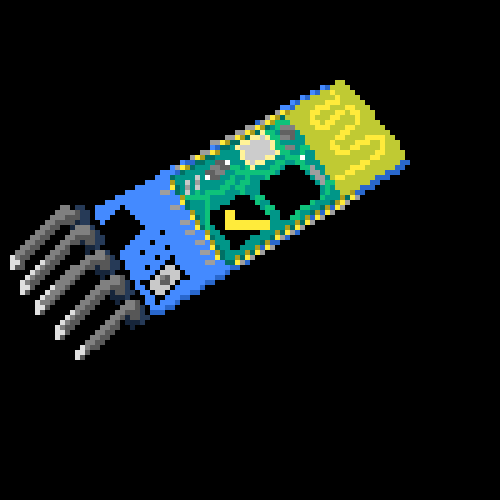
#> input picture labirinto/img/modulo_bt.png, 500 x 500 px
$ python -i borrao.py   (imports and definitions only)
#> lines starting #> are read from the running program, lines starting #| are printed output that depends on the picture
import pygame
import cv2
import numpy as np
import sys

# [1 line not run here, left out]
largura, altura = 800, 600
# [1 line that did not run here, left out]
# [1 line not run here, left out]

fonte = pygame.font.SysFont("arial", 30)

def carregar_e_borrar_imagem(caminho_imagem):
    imagem_original = cv2.imread(caminho_imagem)
    if imagem_original is None:
        print("Erro ao carregar a imagem.")
        pygame.quit()
        sys.exit()

    imagem_original = cv2.rotate(imagem_original, cv2.ROTATE_90_COUNTERCLOCKWISE)
    imagem_original = cv2.flip(imagem_original, 0)

    imagem_original = cv2.resize(imagem_original, (600, 750))
    imagem_borrada = cv2.GaussianBlur(imagem_original, (21, 21), 0)
    imagem_transicao = cv2.addWeighted(imagem_original, 0.3, imagem_borrada, 0.7, 0)
    return imagem_original, imagem_borrada, imagem_transicao

# [1 line that did not run here, left out]

def cv2para_surface(img):
    return pygame.surfarray.make_surface(cv2.cvtColor(img, cv2.COLOR_BGR2RGB))

# [1 line that did not run here, left out]
# [1 line that did not run here, left out]
# [1 line that did not run here, left out]

pos_x = 30
pos_y = -10

slider1_x = 300
slider2_x = 300
slider_y1 = 500
slider_y2 = 540
slider_raio = 12
arrastando1 = False
arrastando2 = False

limite_esquerda = 250
limite_direita = 550

imagem_revelada = False
mostrar_botao = False
relogio = pygame.time.Clock()

# Cores
cor_trilha = (255, 255, 255)
cor_botao = (80, 180, 80)
cor_hover = (100, 220, 100)

botao_rect = pygame.Rect(largura // 2 - 100, altura // 2 + 50, 200, 50)

# [69 lines not run here, left out]

>>> result = carregar_e_borrar_imagem('labirinto/img/modulo_bt.png')
#> call 2 of carregar_e_borrar_imagem, with caminho_imagem = 'labirinto/img/modulo_bt.png'
#> in carregar_e_borrar_imagem, imagem_original is the input picture: shape (500, 500, 3); mean B, G, R 20.5, 23.3, 16.1
#> in carregar_e_borrar_imagem (call 2), `imagem_original = cv2.rotate(imagem_original, cv2.ROTATE_90_COUNTERCLO..`:
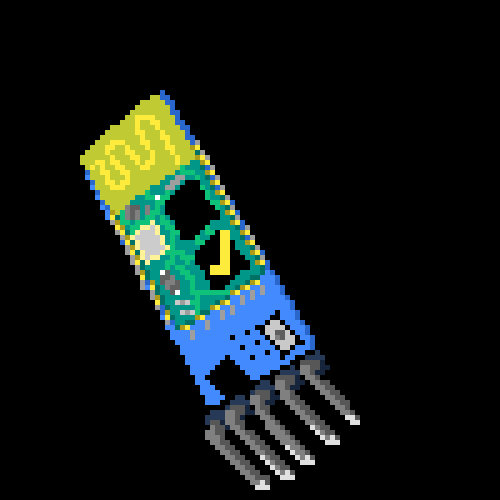
#> imagem_original: shape (500, 500, 3); mean B, G, R 20.5, 23.3, 16.1
#> in carregar_e_borrar_imagem (call 2), `imagem_original = cv2.flip(imagem_original, 0)`:
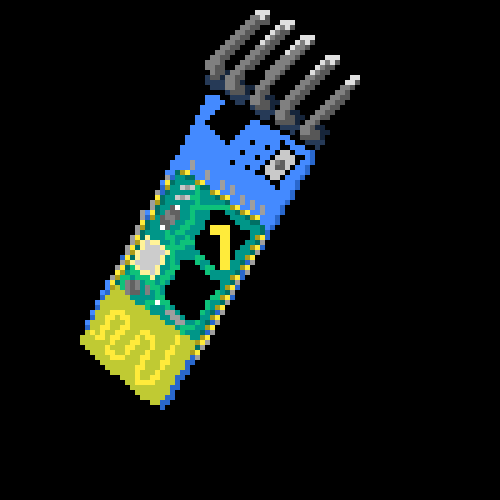
#> imagem_original: shape (500, 500, 3); mean B, G, R 20.5, 23.3, 16.1
#> in carregar_e_borrar_imagem (call 2), `imagem_original = cv2.resize(imagem_original, (600, 750))`:
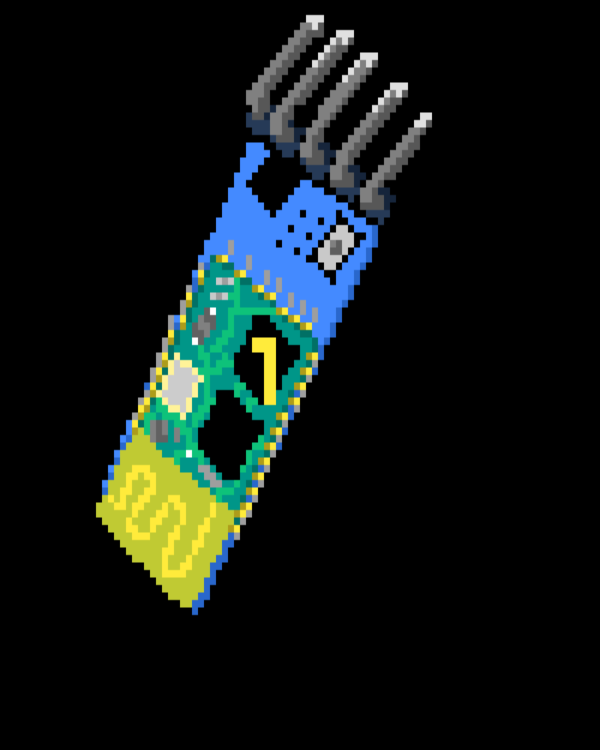
#> imagem_original: shape (750, 600, 3); mean B, G, R 20.5, 23.3, 16.1
#> in carregar_e_borrar_imagem (call 2), `imagem_borrada = cv2.GaussianBlur(imagem_original, (21, 21), 0)`:
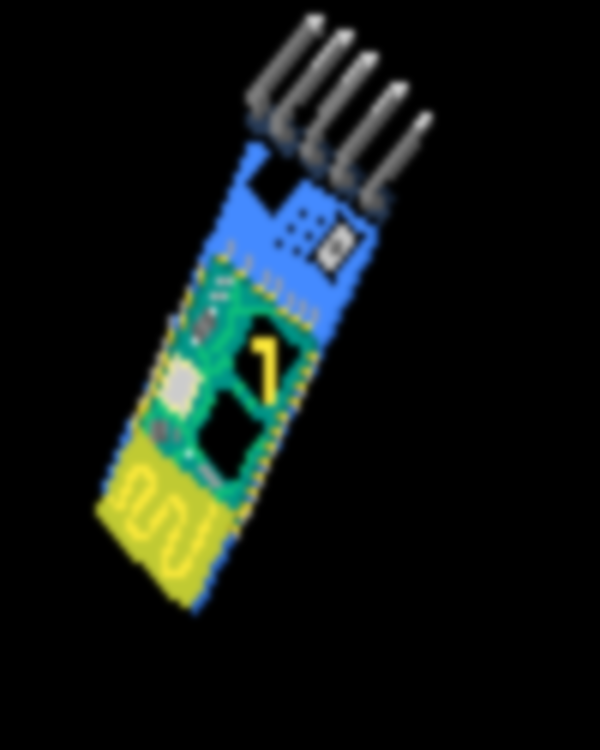
#> imagem_borrada: shape (750, 600, 3); mean B, G, R 20.5, 23.3, 16.1
